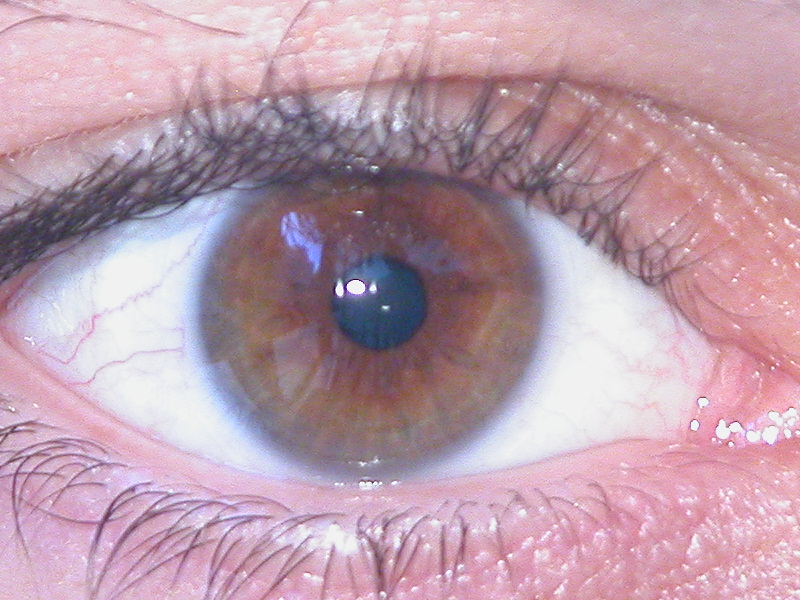
#> input picture img/1.jpg, 800 x 600 px; its folder holds only this picture in this run
$ python -i IrisLocalization.py   (imports and definitions only)
#> lines starting #> are read from the running program, lines starting #| are printed output that depends on the picture
# coding: utf-8
##----------------------------------------------------------------------------------------------
##  Import
##----------------------------------------------------------------------------------------------
import cv2
import numpy as np
import glob
import math
from scipy.spatial import distance
from sklearn.discriminant_analysis import LinearDiscriminantAnalysis as LDA
import matplotlib.pyplot as plt
import pandas as pd
from sklearn import metrics

##---------------------------------------------------------------------------------------------
##  Functions
##---------------------------------------------------------------------------------------------
def IrisLocalization(images):
    #convert image to a color image
    target = [cv2.cvtColor(img, cv2.COLOR_BGR2GRAY) for img in images]

    boundary=[] #initialize empty list that will eventually contain all the images with boundaries
    centers=[] #initialize empty list that will contain the centers of the boundary circles
    for img in target:

        draw_img=img

        # remove noise by blurring the image
        blur = cv2.bilateralFilter(img, 9,75,75)
        img=blur

        #estimate the center of pupil
        horizontalProjection = np.mean(img,0);
        verticalProjection = np.mean(img,1);
        center_x=horizontalProjection.argmin()
        center_y=verticalProjection.argmin()

        #recalculate of pupil by concentrating on a 120X120 area
        centrecrop_x = img[center_x-60:center_x+60]
        centrecrop_y = img[center_y-60:center_y+60]
        horizontalProjection = np.mean(centrecrop_y,0);
        verticalProjection = np.mean(centrecrop_x,0);
        crop_center_x=horizontalProjection.argmin()
        crop_center_y=verticalProjection.argmin()

        cimg=img.copy()
        cv2.circle(cimg,(crop_center_x,crop_center_y),1,(255,0,0),2)

        #apply Canny edge detector on the masked image
        maskimage = cv2.inRange(img, 0, 70)
        output = cv2.bitwise_and(img, maskimage)
        edged = cv2.Canny(output, 100, 220)

        # Apply Hough transform to find potential boundaries of pupil
        circles = cv2.HoughCircles(edged, cv2.HOUGH_GRADIENT, 10, 100)

        #define the center of the pupil
        a = (crop_center_x,crop_center_y)

        out = img.copy()
        min_dst=math.inf
        for i in circles[0]:
            #find the circle whose center is closest to the approx center found above
            b=(i[0],i[1])
            dst = distance.euclidean(a, b)
            if dst<min_dst:
                min_dst=dst
                k=i

        #draw the inner boundary
        k = k.astype(int)
        cv2.circle(draw_img, (int(k[0]), int(k[1])), k[2], (255, 0, 0), 3)

        pupil=circles[0][0]
        radius_pupil = int(k[2])

        #draw the outer boundary, which is approximately found to be at a distance 53 from the inner boundary
        cv2.circle(draw_img, (k[0], k[1]), radius_pupil+53, (255, 0, 0), 3)
        boundary.append(draw_img)
        centers.append([k[0],k[1],k[2]])
    return boundary,centers

>>> import cv2
>>> picture = cv2.imread('../img/1.jpg', cv2.IMREAD_GRAYSCALE)
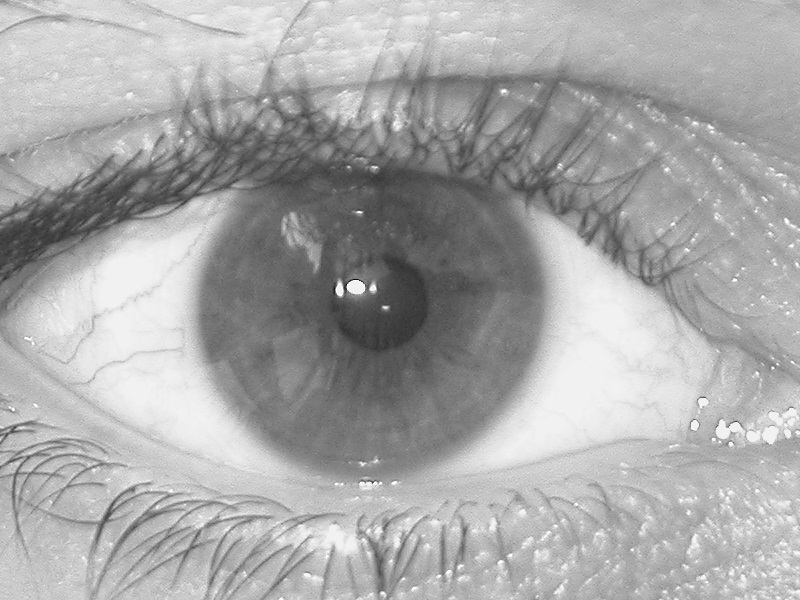
#> picture: shape (600, 800); min 6, max 255, mean 168.3
#> (the run stopped early here; a loop or call above may not have finished)

$ run again, on img/2.jpg
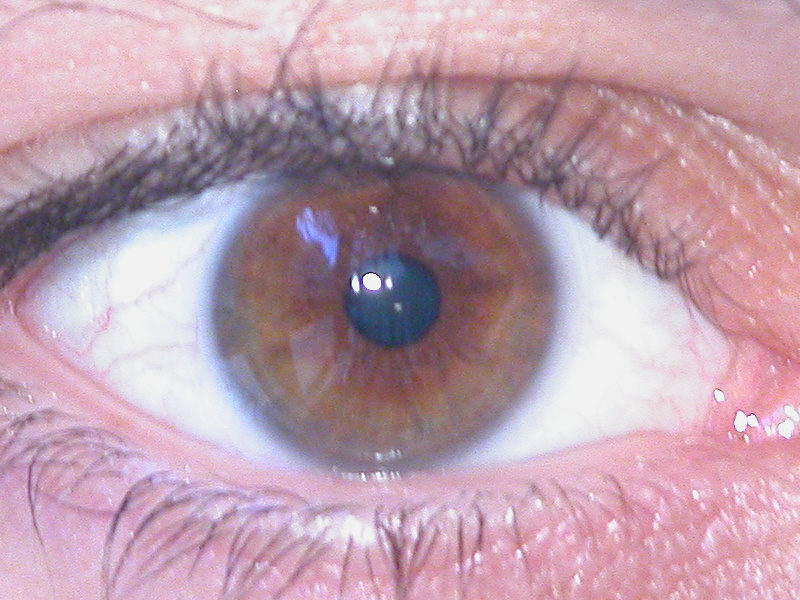
#> input picture img/2.jpg, 800 x 600 px
#> `picture = cv2.imread('../img/1.jpg', cv2.IMREAD_GRAYSCALE)`:
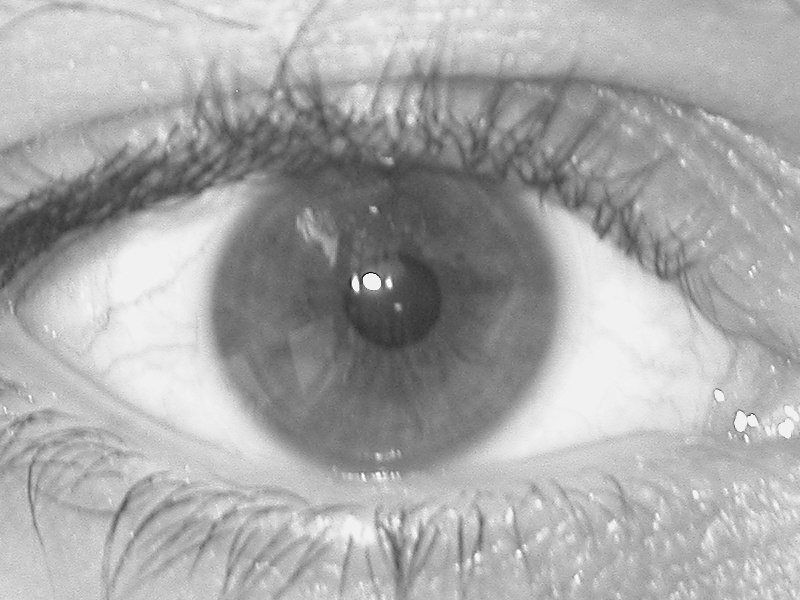
#> picture: shape (600, 800); min 0, max 255, mean 168.9

$ run again, on img/3.jpg
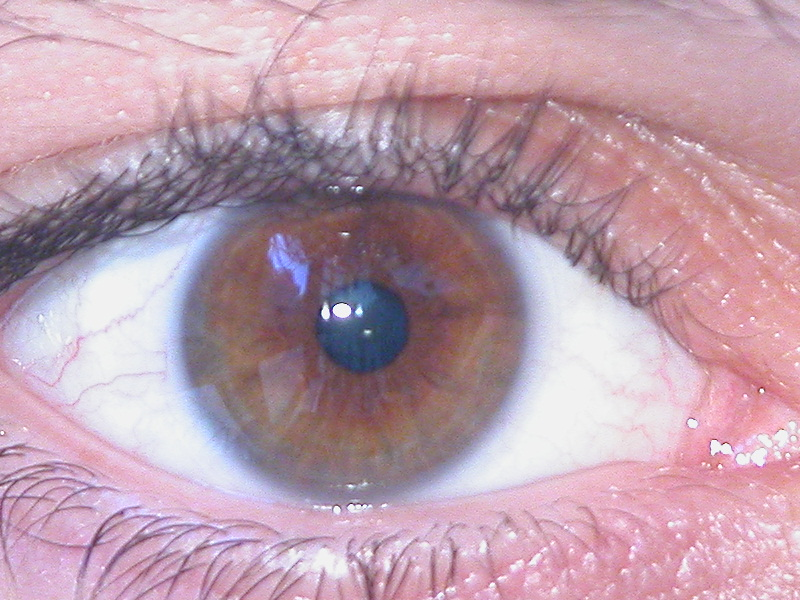
#> input picture img/3.jpg, 800 x 600 px
#> `picture = cv2.imread('../img/1.jpg', cv2.IMREAD_GRAYSCALE)`:
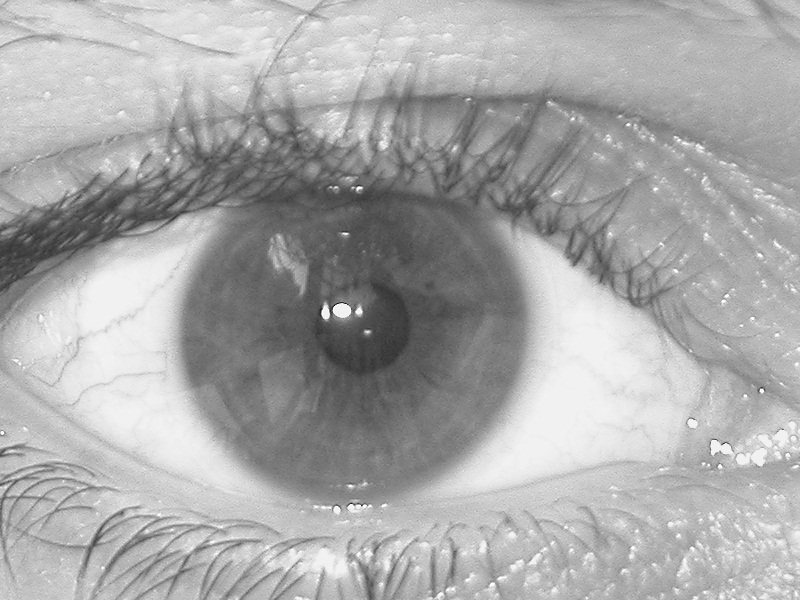
#> picture: shape (600, 800); min 4, max 255, mean 168.9
